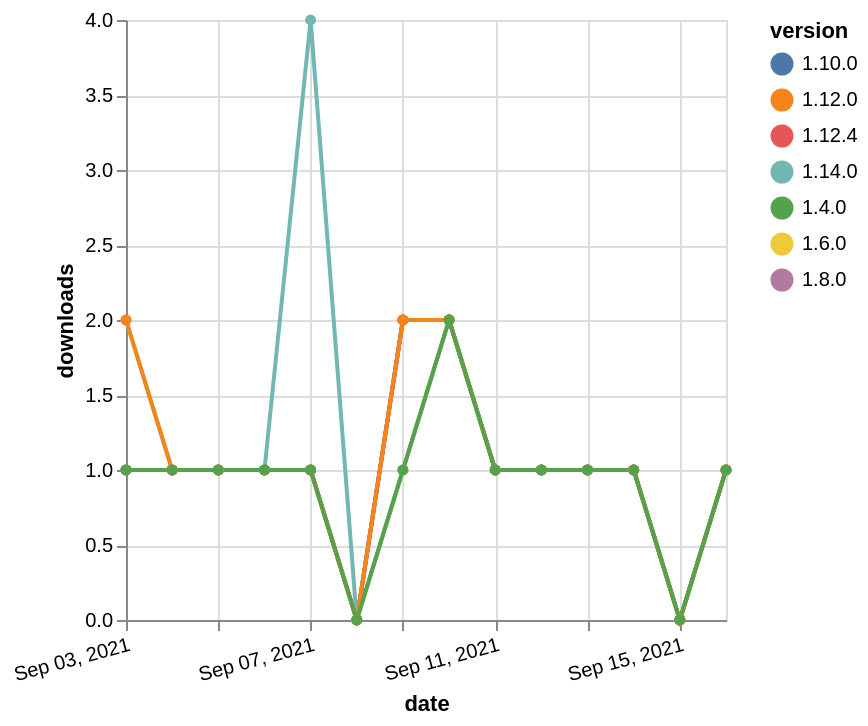

This figure's Vega-Lite source:
### Vega-Lite specification from a JSON file in a GitHub repository (floating-point values rounded to 4 significant figures)
{"$schema": "https://vega.github.io/schema/vega-lite/v5.json", "description": "A simple bar chart with embedded data.", "data": {"values": [{"date": "2021-09-03", "total": 204, "delta": 1, "version": "1.6.0"}, {"date": "2021-09-04", "total": 205, "delta": 1, "version": "1.6.0"}, {"date": "2021-09-05", "total": 206, "delta": 1, "version": "1.6.0"}, {"date": "2021-09-06", "total": 207, "delta": 1, "version": "1.6.0"}, {"date": "2021-09-07", "total": 208, "delta": 1, "version": "1.6.0"}, {"date": "2021-09-08", "total": 208, "delta": 0, "version": "1.6.0"}, {"date": "2021-09-09", "total": 209, "delta": 1, "version": "1.6.0"}, {"date": "2021-09-10", "total": 211, "delta": 2, "version": "1.6.0"}, {"date": "2021-09-11", "total": 212, "delta": 1, "version": "1.6.0"}, {"date": "2021-09-12", "total": 213, "delta": 1, "version": "1.6.0"}, {"date": "2021-09-13", "total": 214, "delta": 1, "version": "1.6.0"}, {"date": "2021-09-14", "total": 215, "delta": 1, "version": "1.6.0"}, {"date": "2021-09-15", "total": 215, "delta": 0, "version": "1.6.0"}, {"date": "2021-09-16", "total": 216, "delta": 1, "version": "1.6.0"}, {"date": "2021-09-03", "total": 204, "delta": 1, "version": "1.8.0"}, {"date": "2021-09-04", "total": 205, "delta": 1, "version": "1.8.0"}, {"date": "2021-09-05", "total": 206, "delta": 1, "version": "1.8.0"}, {"date": "2021-09-06", "total": 207, "delta": 1, "version": "1.8.0"}, {"date": "2021-09-07", "total": 208, "delta": 1, "version": "1.8.0"}, {"date": "2021-09-08", "total": 208, "delta": 0, "version": "1.8.0"}, {"date": "2021-09-09", "total": 210, "delta": 2, "version": "1.8.0"}, {"date": "2021-09-10", "total": 212, "delta": 2, "version": "1.8.0"}, {"date": "2021-09-11", "total": 213, "delta": 1, "version": "1.8.0"}, {"date": "2021-09-12", "total": 214, "delta": 1, "version": "1.8.0"}, {"date": "2021-09-13", "total": 215, "delta": 1, "version": "1.8.0"}, {"date": "2021-09-14", "total": 216, "delta": 1, "version": "1.8.0"}, {"date": "2021-09-15", "total": 216, "delta": 0, "version": "1.8.0"}, {"date": "2021-09-16", "total": 217, "delta": 1, "version": "1.8.0"}, {"date": "2021-09-03", "total": 176, "delta": 1, "version": "1.10.0"}, {"date": "2021-09-04", "total": 177, "delta": 1, "version": "1.10.0"}, {"date": "2021-09-05", "total": 178, "delta": 1, "version": "1.10.0"}, {"date": "2021-09-06", "total": 179, "delta": 1, "version": "1.10.0"}, {"date": "2021-09-07", "total": 180, "delta": 1, "version": "1.10.0"}, {"date": "2021-09-08", "total": 180, "delta": 0, "version": "1.10.0"}, {"date": "2021-09-09", "total": 182, "delta": 2, "version": "1.10.0"}, {"date": "2021-09-10", "total": 184, "delta": 2, "version": "1.10.0"}, {"date": "2021-09-11", "total": 185, "delta": 1, "version": "1.10.0"}, {"date": "2021-09-12", "total": 186, "delta": 1, "version": "1.10.0"}, {"date": "2021-09-13", "total": 187, "delta": 1, "version": "1.10.0"}, {"date": "2021-09-14", "total": 188, "delta": 1, "version": "1.10.0"}, {"date": "2021-09-15", "total": 188, "delta": 0, "version": "1.10.0"}, {"date": "2021-09-16", "total": 189, "delta": 1, "version": "1.10.0"}, {"date": "2021-09-03", "total": 145, "delta": 1, "version": "1.12.4"}, {"date": "2021-09-04", "total": 146, "delta": 1, "version": "1.12.4"}, {"date": "2021-09-05", "total": 147, "delta": 1, "version": "1.12.4"}, {"date": "2021-09-06", "total": 148, "delta": 1, "version": "1.12.4"}, {"date": "2021-09-07", "total": 149, "delta": 1, "version": "1.12.4"}, {"date": "2021-09-08", "total": 149, "delta": 0, "version": "1.12.4"}, {"date": "2021-09-09", "total": 151, "delta": 2, "version": "1.12.4"}, {"date": "2021-09-10", "total": 153, "delta": 2, "version": "1.12.4"}, {"date": "2021-09-11", "total": 154, "delta": 1, "version": "1.12.4"}, {"date": "2021-09-12", "total": 155, "delta": 1, "version": "1.12.4"}, {"date": "2021-09-13", "total": 156, "delta": 1, "version": "1.12.4"}, {"date": "2021-09-14", "total": 157, "delta": 1, "version": "1.12.4"}, {"date": "2021-09-15", "total": 157, "delta": 0, "version": "1.12.4"}, {"date": "2021-09-16", "total": 158, "delta": 1, "version": "1.12.4"}, {"date": "2021-09-03", "total": 133, "delta": 2, "version": "1.14.0"}, {"date": "2021-09-04", "total": 134, "delta": 1, "version": "1.14.0"}, {"date": "2021-09-05", "total": 135, "delta": 1, "version": "1.14.0"}, {"date": "2021-09-06", "total": 136, "delta": 1, "version": "1.14.0"}, {"date": "2021-09-07", "total": 140, "delta": 4, "version": "1.14.0"}, {"date": "2021-09-08", "total": 140, "delta": 0, "version": "1.14.0"}, {"date": "2021-09-09", "total": 141, "delta": 1, "version": "1.14.0"}, {"date": "2021-09-10", "total": 143, "delta": 2, "version": "1.14.0"}, {"date": "2021-09-11", "total": 144, "delta": 1, "version": "1.14.0"}, {"date": "2021-09-12", "total": 145, "delta": 1, "version": "1.14.0"}, {"date": "2021-09-13", "total": 146, "delta": 1, "version": "1.14.0"}, {"date": "2021-09-14", "total": 147, "delta": 1, "version": "1.14.0"}, {"date": "2021-09-15", "total": 147, "delta": 0, "version": "1.14.0"}, {"date": "2021-09-16", "total": 148, "delta": 1, "version": "1.14.0"}, {"date": "2021-09-03", "total": 162, "delta": 2, "version": "1.12.0"}, {"date": "2021-09-04", "total": 163, "delta": 1, "version": "1.12.0"}, {"date": "2021-09-05", "total": 164, "delta": 1, "version": "1.12.0"}, {"date": "2021-09-06", "total": 165, "delta": 1, "version": "1.12.0"}, {"date": "2021-09-07", "total": 166, "delta": 1, "version": "1.12.0"}, {"date": "2021-09-08", "total": 166, "delta": 0, "version": "1.12.0"}, {"date": "2021-09-09", "total": 168, "delta": 2, "version": "1.12.0"}, {"date": "2021-09-10", "total": 170, "delta": 2, "version": "1.12.0"}, {"date": "2021-09-11", "total": 171, "delta": 1, "version": "1.12.0"}, {"date": "2021-09-12", "total": 172, "delta": 1, "version": "1.12.0"}, {"date": "2021-09-13", "total": 173, "delta": 1, "version": "1.12.0"}, {"date": "2021-09-14", "total": 174, "delta": 1, "version": "1.12.0"}, {"date": "2021-09-15", "total": 174, "delta": 0, "version": "1.12.0"}, {"date": "2021-09-16", "total": 175, "delta": 1, "version": "1.12.0"}, {"date": "2021-09-03", "total": 253, "delta": 1, "version": "1.4.0"}, {"date": "2021-09-04", "total": 254, "delta": 1, "version": "1.4.0"}, {"date": "2021-09-05", "total": 255, "delta": 1, "version": "1.4.0"}, {"date": "2021-09-06", "total": 256, "delta": 1, "version": "1.4.0"}, {"date": "2021-09-07", "total": 257, "delta": 1, "version": "1.4.0"}, {"date": "2021-09-08", "total": 257, "delta": 0, "version": "1.4.0"}, {"date": "2021-09-09", "total": 258, "delta": 1, "version": "1.4.0"}, {"date": "2021-09-10", "total": 260, "delta": 2, "version": "1.4.0"}, {"date": "2021-09-11", "total": 261, "delta": 1, "version": "1.4.0"}, {"date": "2021-09-12", "total": 262, "delta": 1, "version": "1.4.0"}, {"date": "2021-09-13", "total": 263, "delta": 1, "version": "1.4.0"}, {"date": "2021-09-14", "total": 264, "delta": 1, "version": "1.4.0"}, {"date": "2021-09-15", "total": 264, "delta": 0, "version": "1.4.0"}, {"date": "2021-09-16", "total": 265, "delta": 1, "version": "1.4.0"}]}, "width": "container", "mark": {"type": "line", "point": {"filled": true}}, "encoding": {"x": {"field": "date", "type": "temporal", "timeUnit": "yearmonthdate", "title": "date", "axis": {"labelAngle": -15}}, "y": {"field": "delta", "type": "quantitative", "title": "downloads"}, "color": {"field": "version", "type": "nominal"}, "tooltip": {"field": "delta"}}}
